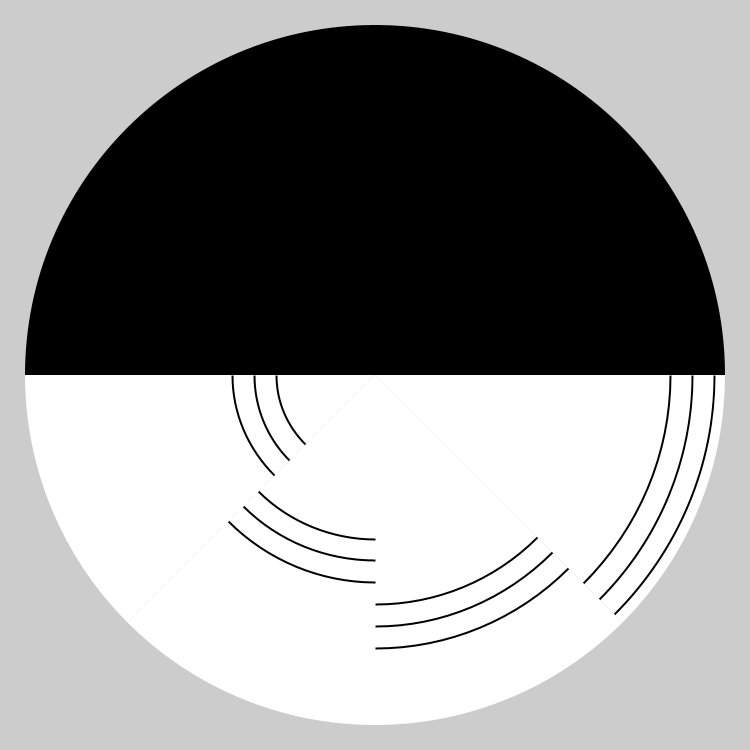
Frame 1 (no input)
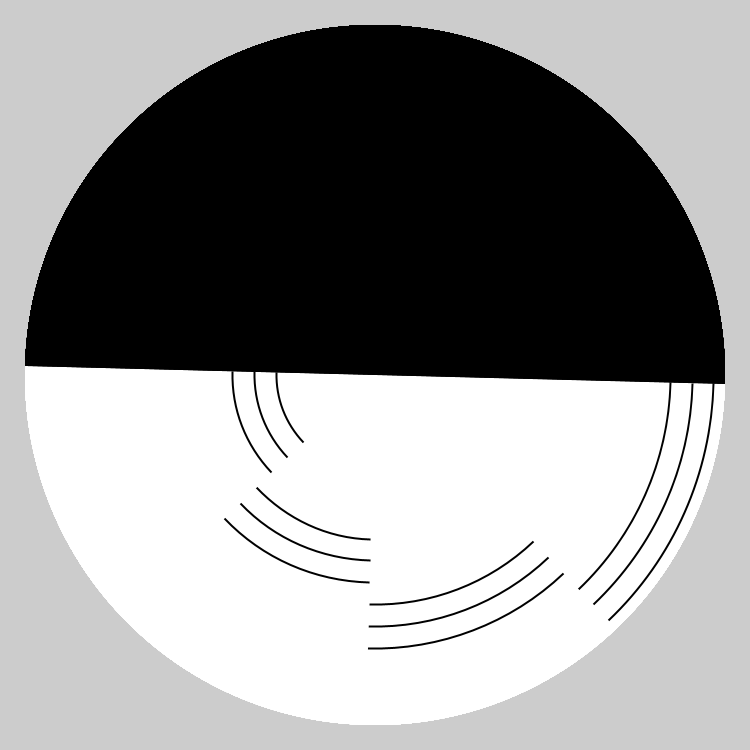
Frame 60 (the mouse pressed at the canvas centre just before this capture)
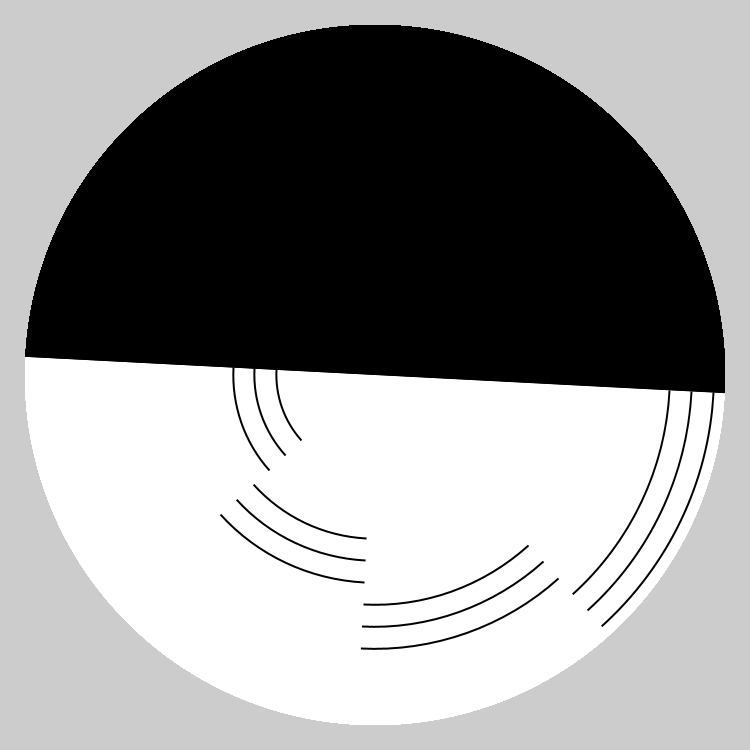
Frame 120 (the mouse held since frame 60 and released just before this capture)

The Processing sketch that drew these frames (run headless with seeded random() and noise(); from frame 60 on, the mouse is pressed at the canvas centre):

// Processing sketch: benham_s_disk
// ── benham_s_disk.pde
void setup() {
  size(750, 750);
  frameRate(120);
}

float size = 700;
float x = 0;
float deltaX = radians(0.025);
float stroke = 2;
float deltaStroke = 0;

void draw() {
 pushMatrix();
 translate(width/2, height/2);
 rotate(x);
 noStroke();
 strokeCap(SQUARE);
 fill(255);
 arc(0, 0, size, size, 0, PI/4);
 noFill();
 strokeWeight(stroke+deltaStroke);
 stroke(0);
 arc(0, 0, 31*size/32, 31*size/32, 0, PI/4);
 stroke(255);
 //arc(0, 0, 30*size/32, 30*size/32, 0, PI/4);
 stroke(0);
 arc(0, 0, 29*size/32, 29*size/32, 0, PI/4);
 stroke(255);
 //arc(0, 0, 28*size/32, 28*size/32, 0, PI/4);
 stroke(0);
 arc(0, 0, 27*size/32, 27*size/32, 0, PI/4);
 stroke(255);
 //arc(0, 0, 26*size/32, 26*size/32, 0, PI/4);
 
 noStroke();
 fill(255);
 arc(0, 0, size, size, PI/4, PI/2);
 stroke(0);
 noFill();
 arc(0, 0, 25*size/32, 25*size/32, PI/4, PI/2);
 stroke(255);
 //arc(0, 0, 24*size/32, 24*size/32, PI/4, PI/2);
 stroke(0);
 arc(0, 0, 23*size/32, 23*size/32, PI/4, PI/2);
 stroke(255);
 //arc(0, 0, 22*size/32, 22*size/32, PI/4, PI/2);
 stroke(0);
 arc(0, 0, 21*size/32, 21*size/32, PI/4, PI/2);
 stroke(255);
 //arc(0, 0, 20*size/32, 20*size/32, PI/4, PI/2);
 noStroke();
 fill(255);
 arc(0, 0, size, size, PI/2, 3*PI/4);
 stroke(0);
 noFill();
 arc(0, 0, 19*size/32, 19*size/32, PI/2, 3*PI/4);
 stroke(255);
 //arc(0, 0, 18*size/32, 18*size/32, PI/2, 3*PI/4);
 stroke(0);
 arc(0, 0, 17*size/32, 17*size/32, PI/2, 3*PI/4);
 stroke(255);
 //arc(0, 0, 16*size/32, 16*size/32, PI/2, 3*PI/4);
 stroke(0);
 arc(0, 0, 15*size/32, 15*size/32, PI/2, 3*PI/4);
 stroke(255);
 //arc(0, 0, 14*size/32, 14*size/32, PI/2, 3*PI/4);
 noStroke();
 fill(255);
 arc(0, 0, size, size, 3*PI/4, PI);
 stroke(0);
 noFill();
 arc(0, 0, 13*size/32, 13*size/32, 3*PI/4, PI);
 stroke(255);
 //arc(0, 0, 12*size/32, 12*size/32, 3*PI/4, PI);
 stroke(0);
 arc(0, 0, 11*size/32, 11*size/32, 3*PI/4, PI);
 stroke(255);
// arc(0, 0, 10*size/32, 10*size/32, 3*PI/4, PI);
 stroke(0);
 arc(0, 0, 9*size/32, 9*size/32, 3*PI/4, PI);
 stroke(255);
// arc(0, 0, 8*size/32, 8*size/32, 3*PI/4, PI);
 
 noStroke();
 fill(0);
 arc(0, 0, size, size, PI, 2*PI);
 
 popMatrix();
 x += deltaX;
 
}

void keyPressed() {
  println(key);
  if(key == '1') {
   deltaX += radians(0.0125); 
  }
  else if(key == '2') {
  deltaX -= radians(0.0125); 
  }
  else if (key == '3') {
   deltaStroke++; 
  }
  else if (key == '4' && deltaStroke > 1) {
   deltaStroke--; 
  }
}
